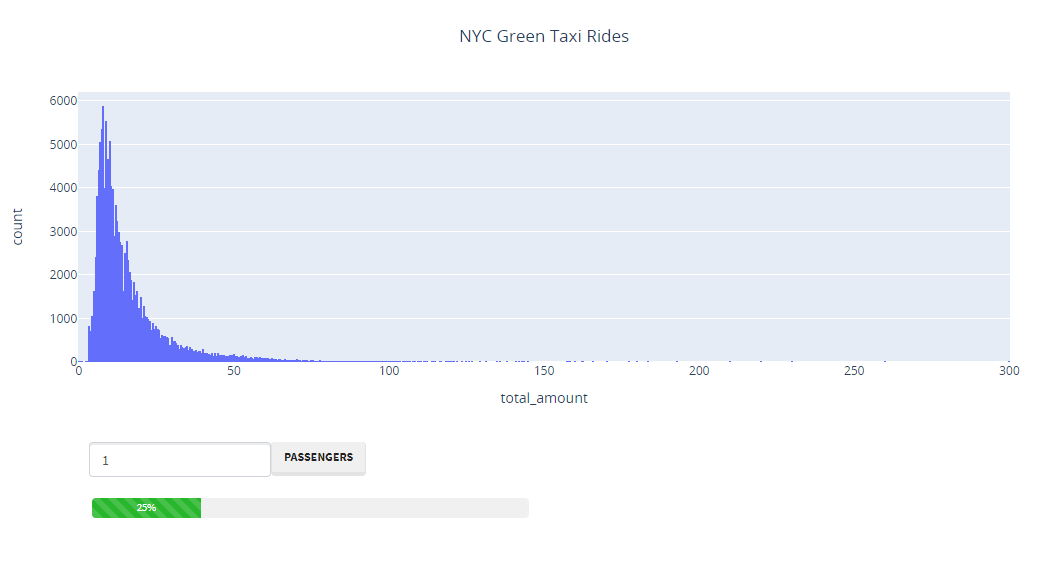

Here is the Python script that generated this plot:
"""
https://youtu.be/t1bKNj021do
"""
import dash  # pip install dash
import dash_html_components as html
import dash_core_components as dcc
from dash.dependencies import Input, Output, State
import plotly.express as px
import dash_bootstrap_components as dbc  # pip install dash-bootstrap-components
import pandas as pd  # pip install pandas

from pathlib import Path
filename = "~/projects/Dash-by-Plotly/Dataset/green_tripdata_2019-01.csv.gz"
data_path = Path(filename)
df = pd.read_csv(data_path, compression='gzip')

df = df[df["total_amount"] > 0]
df = df[:150000]

app = dash.Dash(__name__, external_stylesheets=[dbc.themes.LUMEN])  # https://bootswatch.com/default/ for more themes

app.layout = html.Div(
    children=[
        dbc.Row(dbc.Col(
            dbc.Spinner(children=[dcc.Graph(id="loading-output")], 
            size="lg", 
            color="primary", 
            type="border", 
            fullscreen=True,),
            # spinner_style={"width": "10rem", "height": "10rem"}),
            # spinnerClassName="spinner"),
            # dcc.Loading(children=[dcc.Graph(id="loading-output")], color="#119DFF", type="dot", fullscreen=True,),

            width={'size': 12, 'offset': 0}),
        ),

        dbc.Row([
            dbc.Col(dbc.Input(id="passenger_count", type="number", min=1, max=6, step=1, value=1),
                    width={'size': 2, 'offset': 1}),
            dbc.Col(dbc.Button(id="loading-button", n_clicks=0, children=["Passengers"]),
                    width={'size': 1, 'offset': 0})
        ], no_gutters=True),

        html.Br(),
        dbc.Row(dbc.Col(dbc.Progress(children=["25%"], value=25, max=100, striped=True, color="success", style={"height": "20px"}),
                        width={'size': 5, 'offset': 1}),
        ),
    ]
)


@app.callback(
    Output("loading-output", "figure"),
    [Input("loading-button", "n_clicks")], 
    [State("passenger_count", "value")]
)
def load_output(n_clicks, psg_num):
    if n_clicks:
        dff = df[df["passenger_count"] == psg_num]
        fig = px.histogram(
            dff, 
            x="total_amount", 
            title="NYC Green Taxi Rides"
        ).update_layout(title_x=0.5)
        return fig
    return px.histogram(
            df.query(f"passenger_count=={psg_num}"), 
            x="total_amount",
            title="NYC Green Taxi Rides"
        ).update_layout(title_x=0.5)


if __name__ == "__main__":
    app.run_server(debug=True, port=8050)  # 8050 is default port
